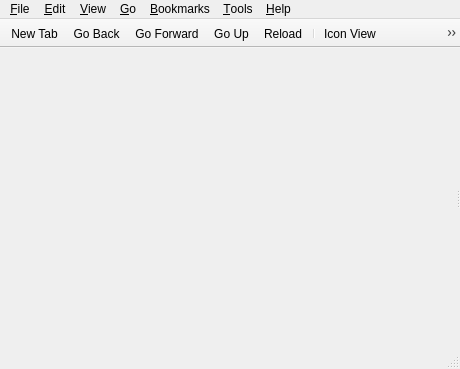
<?xml version="1.0" encoding="UTF-8"?>
<ui version="4.0">
 <class>MainWindow</class>
 <widget class="QMainWindow" name="MainWindow">
  <property name="geometry">
   <rect>
    <x>0</x>
    <y>0</y>
    <width>460</width>
    <height>369</height>
   </rect>
  </property>
  <property name="windowTitle">
   <string>File Manager</string>
  </property>
  <property name="windowIcon">
   <iconset theme="pcmanfm-qt">
    <normaloff>.</normaloff>.</iconset>
  </property>
  <widget class="QWidget" name="centralwidget">
   <layout class="QVBoxLayout" name="verticalLayout">
    <property name="leftMargin">
     <number>0</number>
    </property>
    <property name="topMargin">
     <number>0</number>
    </property>
    <property name="rightMargin">
     <number>0</number>
    </property>
    <property name="bottomMargin">
     <number>0</number>
    </property>
    <item>
     <widget class="QSplitter" name="splitter">
      <property name="orientation">
       <enum>Qt::Horizontal</enum>
      </property>
      <widget class="Fm::SidePane" name="sidePane" native="true">
       <property name="sizePolicy">
        <sizepolicy hsizetype="Preferred" vsizetype="Expanding">
         <horstretch>0</horstretch>
         <verstretch>0</verstretch>
        </sizepolicy>
       </property>
      </widget>
      <widget class="QSplitter" name="viewSplitter">
       <property name="orientation">
        <enum>Qt::Horizontal</enum>
       </property>
      </widget>
     </widget>
    </item>
   </layout>
  </widget>
  <widget class="QMenuBar" name="menubar">
   <property name="geometry">
    <rect>
     <x>0</x>
     <y>0</y>
     <width>460</width>
     <height>30</height>
    </rect>
   </property>
   <property name="contextMenuPolicy">
    <enum>Qt::PreventContextMenu</enum>
   </property>
   <widget class="QMenu" name="menu_File">
    <property name="title">
     <string>&amp;File</string>
    </property>
    <widget class="QMenu" name="menuCreateNew">
     <property name="title">
      <string>C&amp;reate New</string>
     </property>
     <addaction name="actionNewFolder"/>
     <addaction name="actionNewBlankFile"/>
    </widget>
    <widget class="QMenu" name="menuRecentFiles">
     <property name="title">
      <string>Recent F&amp;iles</string>
     </property>
     <property name="icon">
      <iconset theme="document-open-recent">
       <normaloff>.</normaloff>.</iconset>
     </property>
    </widget>
    <addaction name="actionNewTab"/>
    <addaction name="actionNewWin"/>
    <addaction name="separator"/>
    <addaction name="menuCreateNew"/>
    <addaction name="menuRecentFiles"/>
    <addaction name="separator"/>
    <addaction name="actionFileProperties"/>
    <addaction name="actionFolderProperties"/>
    <addaction name="separator"/>
    <addaction name="actionCloseTab"/>
    <addaction name="actionCloseWindow"/>
   </widget>
   <widget class="QMenu" name="menu_Help">
    <property name="title">
     <string>&amp;Help</string>
    </property>
    <addaction name="actionAbout"/>
    <addaction name="actionHiddenShortcuts"/>
   </widget>
   <widget class="QMenu" name="menu_View">
    <property name="title">
     <string>&amp;View</string>
    </property>
    <widget class="QMenu" name="menuSorting">
     <property name="title">
      <string>&amp;Sorting</string>
     </property>
     <addaction name="actionByFileName"/>
     <addaction name="actionByMTime"/>
     <addaction name="actionByCrTime"/>
     <addaction name="actionByDTime"/>
     <addaction name="actionByFileSize"/>
     <addaction name="actionByFileType"/>
     <addaction name="actionByOwner"/>
     <addaction name="actionByGroup"/>
     <addaction name="separator"/>
     <addaction name="actionAscending"/>
     <addaction name="actionDescending"/>
     <addaction name="separator"/>
     <addaction name="actionFolderFirst"/>
     <addaction name="actionHiddenLast"/>
     <addaction name="actionCaseSensitive"/>
    </widget>
    <widget class="QMenu" name="menu_View_2">
     <property name="title">
      <string>&amp;View</string>
     </property>
     <addaction name="actionIconView"/>
     <addaction name="actionThumbnailView"/>
     <addaction name="actionCompactView"/>
     <addaction name="actionDetailedList"/>
     <addaction name="separator"/>
    </widget>
    <widget class="QMenu" name="menuToolbars">
     <property name="title">
      <string>&amp;Toolbars</string>
     </property>
     <addaction name="actionFilter"/>
     <addaction name="actionMenu_bar"/>
    </widget>
    <widget class="QMenu" name="menuPathBarStyle">
     <property name="title">
      <string>Path &amp;Bar</string>
     </property>
     <addaction name="actionLocationBar"/>
     <addaction name="actionPathButtons"/>
    </widget>
    <widget class="QMenu" name="menuFiltering">
     <property name="title">
      <string>&amp;Filtering</string>
     </property>
     <addaction name="actionShowFilter"/>
     <addaction name="actionUnfilter"/>
    </widget>
    <widget class="QMenu" name="menuView_Settings">
     <property name="title">
      <string>&amp;Customized View Settings</string>
     </property>
     <addaction name="actionPreserveView"/>
     <addaction name="actionPreserveViewRecursive"/>
     <addaction name="separator"/>
     <addaction name="actionGoToCustomizedViewSource"/>
     <addaction name="actionCleanPerFolderConfig"/>
    </widget>
    <addaction name="actionReload"/>
    <addaction name="separator"/>
    <addaction name="actionShowHidden"/>
    <addaction name="actionShowThumbnails"/>
    <addaction name="actionSplitView"/>
    <addaction name="menuSorting"/>
    <addaction name="menu_View_2"/>
    <addaction name="menuView_Settings"/>
    <addaction name="separator"/>
    <addaction name="actionSidePane"/>
    <addaction name="menuToolbars"/>
    <addaction name="menuPathBarStyle"/>
    <addaction name="separator"/>
    <addaction name="menuFiltering"/>
   </widget>
   <widget class="QMenu" name="menu_Edit">
    <property name="title">
     <string>&amp;Edit</string>
    </property>
    <addaction name="actionCut"/>
    <addaction name="actionCopy"/>
    <addaction name="actionPaste"/>
    <addaction name="actionRename"/>
    <addaction name="actionDelete"/>
    <addaction name="separator"/>
    <addaction name="actionSelectAll"/>
    <addaction name="actionDeselectAll"/>
    <addaction name="actionInvertSelection"/>
    <addaction name="separator"/>
    <addaction name="separator"/>
    <addaction name="actionBulkRename"/>
    <addaction name="separator"/>
    <addaction name="actionPreferences"/>
   </widget>
   <widget class="QMenu" name="menu_Bookmarks">
    <property name="title">
     <string>&amp;Bookmarks</string>
    </property>
    <addaction name="actionAddToBookmarks"/>
    <addaction name="actionEditBookmarks"/>
   </widget>
   <widget class="QMenu" name="menu_Go">
    <property name="title">
     <string>&amp;Go</string>
    </property>
    <addaction name="actionHome"/>
    <addaction name="actionDesktop"/>
    <addaction name="actionTrash"/>
    <addaction name="actionComputer"/>
    <addaction name="actionApplications"/>
    <addaction name="actionNetwork"/>
    <addaction name="separator"/>
    <addaction name="actionGoBack"/>
    <addaction name="actionGoForward"/>
    <addaction name="actionGoUp"/>
    <addaction name="separator"/>
    <addaction name="actionConnectToServer"/>
   </widget>
   <widget class="QMenu" name="menu_Tool">
    <property name="title">
     <string>&amp;Tools</string>
    </property>
    <addaction name="actionOpenTerminal"/>
    <addaction name="actionCreateLauncher"/>
    <addaction name="separator"/>
    <addaction name="actionOpenAsAdmin"/>
    <addaction name="actionOpenAsRoot"/>
    <addaction name="separator"/>
    <addaction name="actionCopyFullPath"/>
    <addaction name="actionFindFiles"/>
   </widget>
   <addaction name="menu_File"/>
   <addaction name="menu_Edit"/>
   <addaction name="menu_View"/>
   <addaction name="menu_Go"/>
   <addaction name="menu_Bookmarks"/>
   <addaction name="menu_Tool"/>
   <addaction name="menu_Help"/>
  </widget>
  <widget class="PCManFM::StatusBar" name="statusbar"/>
  <widget class="QToolBar" name="toolBar">
   <property name="contextMenuPolicy">
    <enum>Qt::PreventContextMenu</enum>
   </property>
   <property name="windowTitle">
    <string>Main Toolbar</string>
   </property>
   <property name="movable">
    <bool>false</bool>
   </property>
   <property name="floatable">
    <bool>false</bool>
   </property>
   <attribute name="toolBarArea">
    <enum>TopToolBarArea</enum>
   </attribute>
   <attribute name="toolBarBreak">
    <bool>false</bool>
   </attribute>
   <addaction name="actionNewTab"/>
   <addaction name="actionGoBack"/>
   <addaction name="actionGoForward"/>
   <addaction name="actionGoUp"/>
   <addaction name="actionReload"/>
   <addaction name="separator"/>
   <addaction name="actionIconView"/>
   <addaction name="actionThumbnailView"/>
   <addaction name="actionCompactView"/>
   <addaction name="actionDetailedList"/>
   <addaction name="separator"/>
   <addaction name="actionGo"/>
   <addaction name="actionMenu"/>
  </widget>
  <action name="actionGoUp">
   <property name="icon">
    <iconset theme="go-up">
     <normaloff>.</normaloff>.</iconset>
   </property>
   <property name="text">
    <string>Go &amp;Up</string>
   </property>
   <property name="toolTip">
    <string>Go Up</string>
   </property>
   <property name="shortcut">
    <string>Alt+Up</string>
   </property>
  </action>
  <action name="actionHome">
   <property name="icon">
    <iconset theme="user-home">
     <normaloff>.</normaloff>.</iconset>
   </property>
   <property name="text">
    <string>&amp;Home</string>
   </property>
   <property name="shortcut">
    <string>Alt+Home</string>
   </property>
  </action>
  <action name="actionReload">
   <property name="icon">
    <iconset theme="view-refresh">
     <normaloff>.</normaloff>.</iconset>
   </property>
   <property name="text">
    <string>&amp;Reload</string>
   </property>
   <property name="shortcut">
    <string>F5</string>
   </property>
  </action>
  <action name="actionGo">
   <property name="icon">
    <iconset theme="go-jump">
     <normaloff>.</normaloff>.</iconset>
   </property>
   <property name="text">
    <string>Go</string>
   </property>
  </action>
  <action name="actionQuit">
   <property name="icon">
    <iconset theme="application-exit">
     <normaloff>.</normaloff>.</iconset>
   </property>
   <property name="text">
    <string>Quit</string>
   </property>
  </action>
  <action name="actionAbout">
   <property name="icon">
    <iconset theme="help-about">
     <normaloff>.</normaloff>.</iconset>
   </property>
   <property name="text">
    <string>&amp;About</string>
   </property>
  </action>
  <action name="actionNewWin">
   <property name="icon">
    <iconset theme="window-new">
     <normaloff>.</normaloff>.</iconset>
   </property>
   <property name="text">
    <string>&amp;New Window</string>
   </property>
   <property name="toolTip">
    <string>New Window</string>
   </property>
   <property name="shortcut">
    <string>Ctrl+N</string>
   </property>
  </action>
  <action name="actionShowHidden">
   <property name="checkable">
    <bool>true</bool>
   </property>
   <property name="text">
    <string>Show &amp;Hidden</string>
   </property>
   <property name="shortcut">
    <string>Ctrl+H</string>
   </property>
  </action>
  <action name="actionComputer">
   <property name="icon">
    <iconset theme="computer">
     <normaloff>.</normaloff>.</iconset>
   </property>
   <property name="text">
    <string>&amp;Computer</string>
   </property>
  </action>
  <action name="actionTrash">
   <property name="icon">
    <iconset theme="user-trash">
     <normaloff>.</normaloff>.</iconset>
   </property>
   <property name="text">
    <string>&amp;Trash</string>
   </property>
  </action>
  <action name="actionNetwork">
   <property name="text">
    <string>&amp;Network</string>
   </property>
  </action>
  <action name="actionDesktop">
   <property name="icon">
    <iconset theme="user-desktop">
     <normaloff>.</normaloff>.</iconset>
   </property>
   <property name="text">
    <string>&amp;Desktop</string>
   </property>
  </action>
  <action name="actionAddToBookmarks">
   <property name="icon">
    <iconset theme="list-add">
     <normaloff>.</normaloff>.</iconset>
   </property>
   <property name="text">
    <string>&amp;Add to Bookmarks</string>
   </property>
  </action>
  <action name="actionApplications">
   <property name="text">
    <string>&amp;Applications</string>
   </property>
  </action>
  <action name="actionReload_2">
   <property name="text">
    <string>Reload</string>
   </property>
  </action>
  <action name="actionIconView">
   <property name="checkable">
    <bool>true</bool>
   </property>
   <property name="text">
    <string>&amp;Icon View</string>
   </property>
   <property name="shortcut">
    <string>Ctrl+Shift+1</string>
   </property>
  </action>
  <action name="actionCompactView">
   <property name="checkable">
    <bool>true</bool>
   </property>
   <property name="text">
    <string>&amp;Compact View</string>
   </property>
   <property name="shortcut">
    <string>Ctrl+Shift+3</string>
   </property>
  </action>
  <action name="actionDetailedList">
   <property name="checkable">
    <bool>true</bool>
   </property>
   <property name="text">
    <string>&amp;Detailed List</string>
   </property>
   <property name="shortcut">
    <string>Ctrl+Shift+4</string>
   </property>
  </action>
  <action name="actionThumbnailView">
   <property name="checkable">
    <bool>true</bool>
   </property>
   <property name="text">
    <string>&amp;Thumbnail View</string>
   </property>
   <property name="shortcut">
    <string>Ctrl+Shift+2</string>
   </property>
  </action>
  <action name="actionCut">
   <property name="icon">
    <iconset theme="edit-cut">
     <normaloff>.</normaloff>.</iconset>
   </property>
   <property name="text">
    <string>Cu&amp;t</string>
   </property>
   <property name="shortcut">
    <string>Ctrl+X</string>
   </property>
  </action>
  <action name="actionCopy">
   <property name="icon">
    <iconset theme="edit-copy">
     <normaloff>.</normaloff>.</iconset>
   </property>
   <property name="text">
    <string>&amp;Copy</string>
   </property>
   <property name="shortcut">
    <string>Ctrl+C</string>
   </property>
  </action>
  <action name="actionPaste">
   <property name="icon">
    <iconset theme="edit-paste">
     <normaloff>.</normaloff>.</iconset>
   </property>
   <property name="text">
    <string>&amp;Paste</string>
   </property>
   <property name="shortcut">
    <string>Ctrl+V</string>
   </property>
  </action>
  <action name="actionSelectAll">
   <property name="icon">
    <iconset theme="edit-select-all">
     <normaloff>.</normaloff>.</iconset>
   </property>
   <property name="text">
    <string>Select &amp;All</string>
   </property>
   <property name="shortcut">
    <string>Ctrl+A</string>
   </property>
  </action>
  <action name="actionDeselectAll">
   <property name="text">
    <string>De&amp;select All</string>
   </property>
   <property name="shortcut">
    <string>Ctrl+D</string>
   </property>
  </action>
  <action name="actionPreferences">
   <property name="text">
    <string>Pr&amp;eferences</string>
   </property>
  </action>
  <action name="actionAscending">
   <property name="checkable">
    <bool>true</bool>
   </property>
   <property name="text">
    <string>&amp;Ascending</string>
   </property>
   <property name="icon">
    <iconset theme="view-sort-ascending">
     <normaloff>.</normaloff>.</iconset>
   </property>
  </action>
  <action name="actionDescending">
   <property name="checkable">
    <bool>true</bool>
   </property>
   <property name="text">
    <string>&amp;Descending</string>
   </property>
   <property name="icon">
    <iconset theme="view-sort-descending">
     <normaloff>.</normaloff>.</iconset>
   </property>
  </action>
  <action name="actionByFileName">
   <property name="checkable">
    <bool>true</bool>
   </property>
   <property name="text">
    <string>&amp;By File Name</string>
   </property>
  </action>
  <action name="actionByMTime">
   <property name="checkable">
    <bool>true</bool>
   </property>
   <property name="text">
    <string>By &amp;Modification Time</string>
   </property>
  </action>
  <action name="actionByCrTime">
   <property name="checkable">
    <bool>true</bool>
   </property>
   <property name="text">
    <string>By C&amp;reation Time</string>
   </property>
  </action>
  <action name="actionByDTime">
   <property name="checkable">
    <bool>true</bool>
   </property>
   <property name="text">
    <string>By Deletio&amp;n Time</string>
   </property>
  </action>
  <action name="actionByFileType">
   <property name="checkable">
    <bool>true</bool>
   </property>
   <property name="text">
    <string>By File &amp;Type</string>
   </property>
  </action>
  <action name="actionByOwner">
   <property name="checkable">
    <bool>true</bool>
   </property>
   <property name="text">
    <string>By &amp;Owner</string>
   </property>
  </action>
  <action name="actionByGroup">
   <property name="checkable">
    <bool>true</bool>
   </property>
   <property name="text">
    <string>By &amp;Group</string>
   </property>
  </action>
  <action name="actionFolderFirst">
   <property name="checkable">
    <bool>true</bool>
   </property>
   <property name="text">
    <string>&amp;Folder First</string>
   </property>
  </action>
  <action name="actionHiddenLast">
   <property name="checkable">
    <bool>true</bool>
   </property>
   <property name="text">
    <string>&amp;Hidden Last</string>
   </property>
  </action>
  <action name="actionNewTab">
   <property name="icon">
    <iconset theme="tab-new">
     <normaloff>.</normaloff>.</iconset>
   </property>
   <property name="text">
    <string>New &amp;Tab</string>
   </property>
   <property name="toolTip">
    <string>New Tab</string>
   </property>
   <property name="shortcut">
    <string>Ctrl+T</string>
   </property>
  </action>
  <action name="actionGoBack">
   <property name="icon">
    <iconset theme="go-previous">
     <normaloff>.</normaloff>.</iconset>
   </property>
   <property name="text">
    <string>Go &amp;Back</string>
   </property>
   <property name="toolTip">
    <string>Go Back</string>
   </property>
   <property name="shortcut">
    <string>Alt+Left</string>
   </property>
  </action>
  <action name="actionGoForward">
   <property name="icon">
    <iconset theme="go-next">
     <normaloff>.</normaloff>.</iconset>
   </property>
   <property name="text">
    <string>Go &amp;Forward</string>
   </property>
   <property name="toolTip">
    <string>Go Forward</string>
   </property>
   <property name="shortcut">
    <string>Alt+Right</string>
   </property>
  </action>
  <action name="actionInvertSelection">
   <property name="text">
    <string>&amp;Invert Selection</string>
   </property>
   <property name="shortcut">
    <string>Ctrl+Shift+A</string>
   </property>
  </action>
  <action name="actionDelete">
   <property name="icon">
    <iconset theme="edit-delete">
     <normaloff>.</normaloff>.</iconset>
   </property>
   <property name="text">
    <string>&amp;Delete</string>
   </property>
   <property name="shortcut">
    <string>Del</string>
   </property>
  </action>
  <action name="actionRename">
   <property name="text">
    <string>&amp;Rename</string>
   </property>
   <property name="icon">
    <iconset theme="edit-rename">
     <normaloff>.</normaloff>.</iconset>
   </property>
   <property name="shortcut">
    <string>F2</string>
   </property>
  </action>
  <action name="actionCloseTab">
   <property name="icon">
    <iconset theme="tab-close">
     <normaloff>.</normaloff>.</iconset>
   </property>
   <property name="text">
    <string>C&amp;lose Tab</string>
   </property>
   <property name="shortcut">
    <string>Ctrl+W</string>
   </property>
  </action>
  <action name="actionFileProperties">
   <property name="icon">
    <iconset theme="document-properties">
     <normaloff>.</normaloff>.</iconset>
   </property>
   <property name="text">
    <string>File &amp;Properties</string>
   </property>
   <property name="shortcut">
    <string>Alt+Return</string>
   </property>
  </action>
  <action name="actionFolderProperties">
   <property name="text">
    <string>&amp;Folder Properties</string>
   </property>
  </action>
  <action name="actionCaseSensitive">
   <property name="checkable">
    <bool>true</bool>
   </property>
   <property name="text">
    <string>&amp;Case Sensitive</string>
   </property>
  </action>
  <action name="actionByFileSize">
   <property name="checkable">
    <bool>true</bool>
   </property>
   <property name="text">
    <string>By File &amp;Size</string>
   </property>
  </action>
  <action name="actionCloseWindow">
   <property name="icon">
    <iconset theme="window-close">
     <normaloff>.</normaloff>.</iconset>
   </property>
   <property name="text">
    <string>&amp;Close Window</string>
   </property>
   <property name="shortcut">
    <string>Ctrl+Q</string>
   </property>
  </action>
  <action name="actionEdit_Bookmarks">
   <property name="text">
    <string>Edit Bookmarks</string>
   </property>
  </action>
  <action name="actionOpenTerminal">
   <property name="icon">
    <iconset theme="utilities-terminal">
     <normaloff>.</normaloff>.</iconset>
   </property>
   <property name="text">
    <string>Open &amp;Terminal</string>
   </property>
   <property name="shortcut">
    <string>F4</string>
   </property>
  </action>
  <action name="actionOpenAsRoot">
   <property name="text">
    <string>Open Tab in &amp;Root Instance</string>
   </property>
  </action>
  <action name="actionEditBookmarks">
   <property name="text">
    <string>&amp;Edit Bookmarks</string>
   </property>
  </action>
  <action name="actionNewFolder">
   <property name="icon">
    <iconset theme="folder-new">
     <normaloff>.</normaloff>.</iconset>
   </property>
   <property name="text">
    <string>&amp;Folder</string>
   </property>
   <property name="shortcut">
    <string>Ctrl+Shift+N</string>
   </property>
  </action>
  <action name="actionNewBlankFile">
   <property name="icon">
    <iconset theme="document-new">
     <normaloff>.</normaloff>.</iconset>
   </property>
   <property name="text">
    <string>&amp;Blank File</string>
   </property>
   <property name="shortcut">
    <string>Ctrl+Alt+N</string>
   </property>
  </action>
  <action name="actionFindFiles">
   <property name="text">
    <string>&amp;Find Files</string>
   </property>
   <property name="icon">
    <iconset theme="edit-find">
     <normaloff>.</normaloff>.</iconset>
   </property>
   <property name="shortcut">
    <string>F3</string>
   </property>
  </action>
  <action name="actionFilter">
   <property name="checkable">
    <bool>true</bool>
   </property>
   <property name="text">
    <string>Permanent &amp;filter bar</string>
   </property>
   <property name="shortcut">
    <string>Ctrl+B</string>
   </property>
  </action>
  <action name="actionUnfilter">
   <property name="text">
    <string>&amp;Clear All Filters</string>
   </property>
   <property name="shortcut">
    <string>Ctrl+Shift+K</string>
   </property>
  </action>
  <action name="actionMenu_bar">
   <property name="checkable">
    <bool>true</bool>
   </property>
   <property name="text">
    <string>&amp;Menu bar</string>
   </property>
   <property name="toolTip">
    <string>Menu bar</string>
   </property>
   <property name="shortcut">
    <string>Ctrl+M</string>
   </property>
  </action>
  <action name="actionMenu">
   <property name="icon">
    <iconset theme="application-menu">
     <normaloff>.</normaloff>.</iconset>
   </property>
   <property name="text">
    <string>Menu</string>
   </property>
   <property name="toolTip">
    <string>Menu</string>
   </property>
  </action>
  <action name="actionPreserveView">
   <property name="checkable">
    <bool>true</bool>
   </property>
   <property name="text">
    <string>Preserve Settings for &amp;This Folder</string>
   </property>
  </action>
  <action name="actionConnectToServer">
   <property name="icon">
    <iconset theme="network-server">
     <normaloff>.</normaloff>.</iconset>
   </property>
   <property name="text">
    <string>Connect to &amp;Server</string>
   </property>
  </action>
  <action name="actionLocationBar">
   <property name="checkable">
    <bool>true</bool>
   </property>
   <property name="text">
    <string>&amp;Location</string>
   </property>
  </action>
  <action name="actionPathButtons">
   <property name="checkable">
    <bool>true</bool>
   </property>
   <property name="text">
    <string>&amp;Path Buttons</string>
   </property>
  </action>
  <action name="actionBulkRename">
   <property name="text">
    <string>&amp;Bulk Rename</string>
   </property>
   <property name="icon">
    <iconset theme="edit-rename">
     <normaloff>.</normaloff>.</iconset>
   </property>
   <property name="toolTip">
    <string>Bulk Rename</string>
   </property>
   <property name="shortcut">
    <string>Shift+F2</string>
   </property>
  </action>
  <action name="actionShowFilter">
   <property name="text">
    <string>&amp;Show/Focus Filter Bar</string>
   </property>
   <property name="toolTip">
    <string>Show Filter Bar</string>
   </property>
   <property name="shortcut">
    <string>Ctrl+I</string>
   </property>
  </action>
  <action name="actionSplitView">
   <property name="checkable">
    <bool>true</bool>
   </property>
   <property name="text">
    <string>S&amp;plit View</string>
   </property>
   <property name="toolTip">
    <string>Split View</string>
   </property>
   <property name="shortcut">
    <string>F6</string>
   </property>
  </action>
  <action name="actionCopyFullPath">
   <property name="text">
    <string>&amp;Copy Full Path</string>
   </property>
   <property name="icon">
    <iconset theme="edit-copy">
     <normaloff>.</normaloff>.</iconset>
   </property>
   <property name="shortcut">
    <string>Ctrl+Shift+C</string>
   </property>
  </action>
  <action name="actionShowThumbnails">
   <property name="checkable">
    <bool>true</bool>
   </property>
   <property name="checked">
    <bool>true</bool>
   </property>
   <property name="text">
    <string>Show Thumb&amp;nails</string>
   </property>
   <property name="toolTip">
    <string>Show Thumbnails</string>
   </property>
  </action>
  <action name="actionSidePane">
   <property name="checkable">
    <bool>true</bool>
   </property>
   <property name="text">
    <string>S&amp;ide Pane</string>
   </property>
   <property name="shortcut">
    <string>F9</string>
   </property>
  </action>
  <action name="actionHiddenShortcuts">
   <property name="text">
    <string>Hidden &amp;Shortcuts</string>
   </property>
  </action>
  <action name="actionOpenAsAdmin">
   <property name="text">
    <string>Open Tab in &amp;Admin Mode</string>
   </property>
  </action>
  <action name="actionCreateLauncher">
   <property name="text">
    <string>Create Launcher</string>
   </property>
   <property name="toolTip">
    <string>Create Launcher</string>
   </property>
  </action>
  <action name="actionPreserveViewRecursive">
   <property name="checkable">
    <bool>true</bool>
   </property>
   <property name="text">
    <string>Preserve Settings Recursively from &amp;Here</string>
   </property>
  </action>
  <action name="actionGoToCustomizedViewSource">
   <property name="text">
    <string>&amp;Go to Source of Inherited Settings</string>
   </property>
  </action>
  <action name="actionCleanPerFolderConfig">
   <property name="text">
    <string>&amp;Remove Settings of Nonexistent Folders</string>
   </property>
  </action>
  <action name="actionClearRecent">
   <property name="icon">
    <iconset theme="edit-clear"/>
   </property>
   <property name="text">
    <string>&amp;Clear</string>
   </property>
  </action>
 </widget>
 <customwidgets>
  <customwidget>
   <class>PCManFM::StatusBar</class>
   <extends>QStatusBar</extends>
   <header>statusbar.h</header>
   <container>1</container>
  </customwidget>
  <customwidget>
   <class>Fm::SidePane</class>
   <extends>QWidget</extends>
   <header location="global">libfm-qt6/sidepane.h</header>
   <container>1</container>
  </customwidget>
 </customwidgets>
 <resources/>
 <connections/>
</ui>
